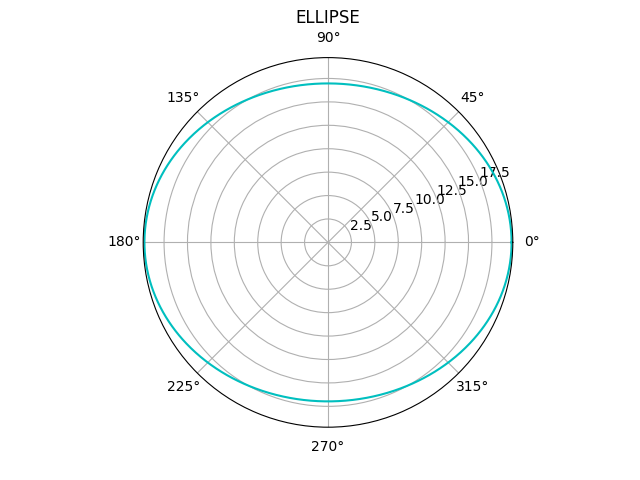

Recreate this plot in Python.
from pylab import *
from random import randint

theta = linspace(0, 2 * pi, 1000)
a = randint(1, 10)
b = randint(1, 10)
r = (a * b) / sqrt(a * (sin(theta) ** 2) + b * (cos(theta) ** 2))
polar(theta, r, 'c')
title('ELLIPSE')
print('OUTPUT')
show()
